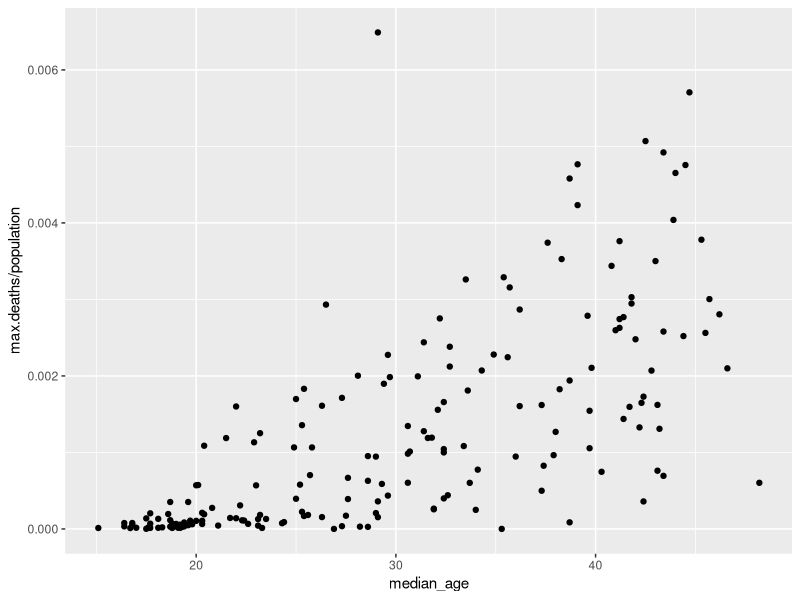
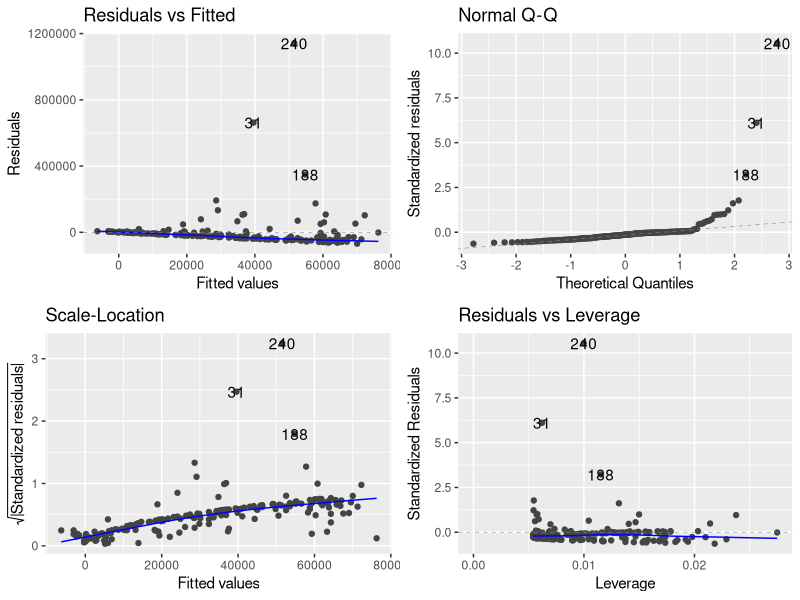
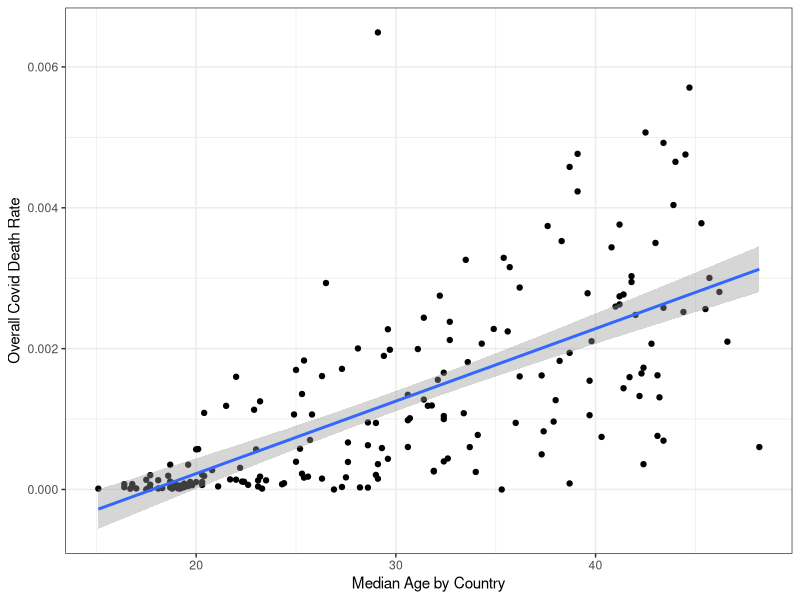

Recreate these plots in R, in order.
## ---- chunk 1
rm(list = ls())
library(here)
library(tidyverse)
library(ggfortify)
covid<-read.csv(here("data","covid.summary.csv"))
glimpse(covid)
## ---- chunk 2
ggplot(covid,aes(median_age,max.deaths/population))+
  geom_point()
## ---- chunk 3
medagemod<-lm(max.deaths~median_age,data = covid)
## ---- chunk 4
autoplot(medagemod)
## ---- chunk 5
anova(medagemod)
## ---- chunk 6
summary(medagemod)
## ---- chunk 7
ggplot(covid,aes(median_age,max.deaths/population))+
  geom_point()+
  geom_smooth(method = 'lm')+
  theme_bw()+
  ylab("Overall Covid Death Rate")+
  xlab("Median Age by Country")
